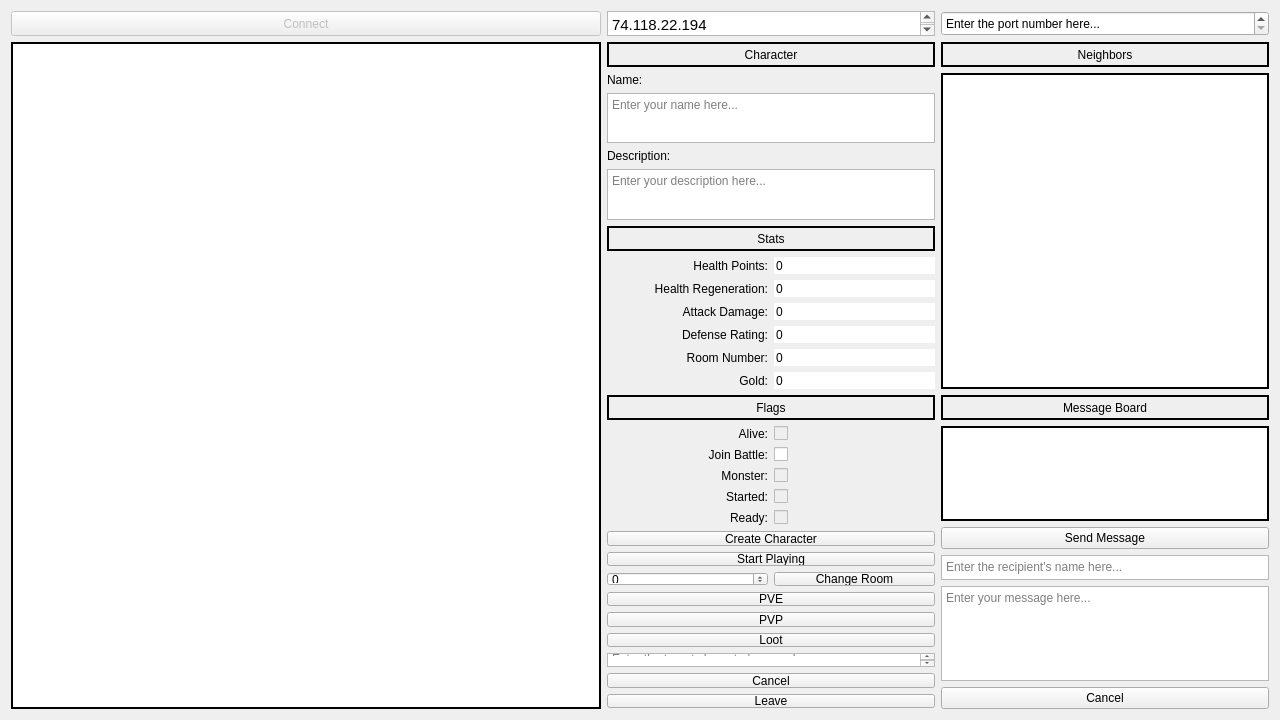
<?xml version="1.0" encoding="UTF-8"?>
<ui version="4.0">
 <class>Widget</class>
 <widget class="QWidget" name="Widget">
  <property name="geometry">
   <rect>
    <x>0</x>
    <y>0</y>
    <width>1280</width>
    <height>720</height>
   </rect>
  </property>
  <property name="minimumSize">
   <size>
    <width>1280</width>
    <height>720</height>
   </size>
  </property>
  <property name="maximumSize">
   <size>
    <width>3840</width>
    <height>2160</height>
   </size>
  </property>
  <property name="windowTitle">
   <string>wpclient</string>
  </property>
  <property name="windowIcon">
   <iconset>
    <normaloff>../../../../Pictures/nae_nae.png</normaloff>../../../../Pictures/nae_nae.png</iconset>
  </property>
  <layout class="QGridLayout" name="gridLayout">
   <item row="2" column="0" rowspan="4">
    <widget class="QPlainTextEdit" name="mainText">
     <property name="sizePolicy">
      <sizepolicy hsizetype="Preferred" vsizetype="Preferred">
       <horstretch>0</horstretch>
       <verstretch>0</verstretch>
      </sizepolicy>
     </property>
     <property name="focusPolicy">
      <enum>Qt::ClickFocus</enum>
     </property>
     <property name="frameShape">
      <enum>QFrame::WinPanel</enum>
     </property>
     <property name="frameShadow">
      <enum>QFrame::Plain</enum>
     </property>
     <property name="plainText">
      <string/>
     </property>
     <property name="textInteractionFlags">
      <set>Qt::LinksAccessibleByMouse|Qt::TextSelectableByMouse</set>
     </property>
     <property name="backgroundVisible">
      <bool>false</bool>
     </property>
    </widget>
   </item>
   <item row="4" column="3" rowspan="2">
    <layout class="QVBoxLayout" name="messageVerticalLayout">
     <property name="spacing">
      <number>6</number>
     </property>
     <item>
      <widget class="QLabel" name="messageBoardLabel">
       <property name="enabled">
        <bool>true</bool>
       </property>
       <property name="sizePolicy">
        <sizepolicy hsizetype="Preferred" vsizetype="Preferred">
         <horstretch>0</horstretch>
         <verstretch>0</verstretch>
        </sizepolicy>
       </property>
       <property name="minimumSize">
        <size>
         <width>328</width>
         <height>25</height>
        </size>
       </property>
       <property name="maximumSize">
        <size>
         <width>328</width>
         <height>25</height>
        </size>
       </property>
       <property name="frameShape">
        <enum>QFrame::WinPanel</enum>
       </property>
       <property name="text">
        <string>Message Board</string>
       </property>
       <property name="alignment">
        <set>Qt::AlignCenter</set>
       </property>
       <property name="indent">
        <number>-6</number>
       </property>
      </widget>
     </item>
     <item>
      <widget class="QPlainTextEdit" name="messageBoardText">
       <property name="sizePolicy">
        <sizepolicy hsizetype="Preferred" vsizetype="Preferred">
         <horstretch>0</horstretch>
         <verstretch>0</verstretch>
        </sizepolicy>
       </property>
       <property name="maximumSize">
        <size>
         <width>328</width>
         <height>16777215</height>
        </size>
       </property>
       <property name="focusPolicy">
        <enum>Qt::ClickFocus</enum>
       </property>
       <property name="frameShape">
        <enum>QFrame::WinPanel</enum>
       </property>
       <property name="frameShadow">
        <enum>QFrame::Plain</enum>
       </property>
       <property name="readOnly">
        <bool>true</bool>
       </property>
       <property name="plainText">
        <string/>
       </property>
       <property name="textInteractionFlags">
        <set>Qt::LinksAccessibleByMouse|Qt::TextSelectableByMouse</set>
       </property>
      </widget>
     </item>
     <item>
      <widget class="QPushButton" name="messagePromptButton">
       <property name="sizePolicy">
        <sizepolicy hsizetype="Preferred" vsizetype="Preferred">
         <horstretch>0</horstretch>
         <verstretch>0</verstretch>
        </sizepolicy>
       </property>
       <property name="maximumSize">
        <size>
         <width>328</width>
         <height>25</height>
        </size>
       </property>
       <property name="focusPolicy">
        <enum>Qt::TabFocus</enum>
       </property>
       <property name="text">
        <string>Send Message</string>
       </property>
      </widget>
     </item>
     <item>
      <widget class="QTextEdit" name="messageRecipientText">
       <property name="sizePolicy">
        <sizepolicy hsizetype="Preferred" vsizetype="Preferred">
         <horstretch>0</horstretch>
         <verstretch>0</verstretch>
        </sizepolicy>
       </property>
       <property name="maximumSize">
        <size>
         <width>328</width>
         <height>25</height>
        </size>
       </property>
       <property name="focusPolicy">
        <enum>Qt::StrongFocus</enum>
       </property>
       <property name="tabChangesFocus">
        <bool>true</bool>
       </property>
       <property name="placeholderText">
        <string>Enter the recipient's name here...</string>
       </property>
      </widget>
     </item>
     <item>
      <widget class="QTextEdit" name="messageText">
       <property name="sizePolicy">
        <sizepolicy hsizetype="Preferred" vsizetype="Preferred">
         <horstretch>0</horstretch>
         <verstretch>0</verstretch>
        </sizepolicy>
       </property>
       <property name="maximumSize">
        <size>
         <width>328</width>
         <height>16777215</height>
        </size>
       </property>
       <property name="focusPolicy">
        <enum>Qt::StrongFocus</enum>
       </property>
       <property name="tabChangesFocus">
        <bool>true</bool>
       </property>
       <property name="placeholderText">
        <string>Enter your message here...</string>
       </property>
      </widget>
     </item>
     <item>
      <widget class="QPushButton" name="cancelMessageButton">
       <property name="sizePolicy">
        <sizepolicy hsizetype="Preferred" vsizetype="Preferred">
         <horstretch>0</horstretch>
         <verstretch>0</verstretch>
        </sizepolicy>
       </property>
       <property name="focusPolicy">
        <enum>Qt::TabFocus</enum>
       </property>
       <property name="text">
        <string>Cancel</string>
       </property>
      </widget>
     </item>
    </layout>
   </item>
   <item row="3" column="1">
    <layout class="QGridLayout" name="statsGridLayout">
     <item row="6" column="0">
      <widget class="QLabel" name="goldLabel">
       <property name="enabled">
        <bool>true</bool>
       </property>
       <property name="sizePolicy">
        <sizepolicy hsizetype="Preferred" vsizetype="Preferred">
         <horstretch>0</horstretch>
         <verstretch>0</verstretch>
        </sizepolicy>
       </property>
       <property name="maximumSize">
        <size>
         <width>16777215</width>
         <height>65535</height>
        </size>
       </property>
       <property name="frameShape">
        <enum>QFrame::NoFrame</enum>
       </property>
       <property name="text">
        <string>Gold:</string>
       </property>
       <property name="alignment">
        <set>Qt::AlignRight|Qt::AlignTrailing|Qt::AlignVCenter</set>
       </property>
      </widget>
     </item>
     <item row="0" column="0" colspan="2">
      <widget class="QLabel" name="statsLabel">
       <property name="sizePolicy">
        <sizepolicy hsizetype="Preferred" vsizetype="Preferred">
         <horstretch>0</horstretch>
         <verstretch>0</verstretch>
        </sizepolicy>
       </property>
       <property name="minimumSize">
        <size>
         <width>328</width>
         <height>25</height>
        </size>
       </property>
       <property name="maximumSize">
        <size>
         <width>328</width>
         <height>25</height>
        </size>
       </property>
       <property name="frameShape">
        <enum>QFrame::WinPanel</enum>
       </property>
       <property name="text">
        <string>Stats</string>
       </property>
       <property name="alignment">
        <set>Qt::AlignCenter</set>
       </property>
      </widget>
     </item>
     <item row="3" column="1">
      <widget class="QSpinBox" name="attackSpinBox">
       <property name="sizePolicy">
        <sizepolicy hsizetype="Preferred" vsizetype="Preferred">
         <horstretch>0</horstretch>
         <verstretch>0</verstretch>
        </sizepolicy>
       </property>
       <property name="maximumSize">
        <size>
         <width>16777215</width>
         <height>65535</height>
        </size>
       </property>
       <property name="focusPolicy">
        <enum>Qt::StrongFocus</enum>
       </property>
       <property name="frame">
        <bool>false</bool>
       </property>
       <property name="alignment">
        <set>Qt::AlignLeading|Qt::AlignLeft|Qt::AlignVCenter</set>
       </property>
       <property name="buttonSymbols">
        <enum>QAbstractSpinBox::NoButtons</enum>
       </property>
       <property name="maximum">
        <number>100</number>
       </property>
      </widget>
     </item>
     <item row="6" column="1">
      <widget class="QSpinBox" name="goldSpinBox">
       <property name="enabled">
        <bool>true</bool>
       </property>
       <property name="sizePolicy">
        <sizepolicy hsizetype="Preferred" vsizetype="Preferred">
         <horstretch>0</horstretch>
         <verstretch>0</verstretch>
        </sizepolicy>
       </property>
       <property name="maximumSize">
        <size>
         <width>16777215</width>
         <height>65535</height>
        </size>
       </property>
       <property name="focusPolicy">
        <enum>Qt::StrongFocus</enum>
       </property>
       <property name="frame">
        <bool>false</bool>
       </property>
       <property name="alignment">
        <set>Qt::AlignLeading|Qt::AlignLeft|Qt::AlignVCenter</set>
       </property>
       <property name="readOnly">
        <bool>false</bool>
       </property>
       <property name="buttonSymbols">
        <enum>QAbstractSpinBox::NoButtons</enum>
       </property>
      </widget>
     </item>
     <item row="2" column="1">
      <widget class="QSpinBox" name="regenSpinBox">
       <property name="sizePolicy">
        <sizepolicy hsizetype="Preferred" vsizetype="Preferred">
         <horstretch>0</horstretch>
         <verstretch>0</verstretch>
        </sizepolicy>
       </property>
       <property name="maximumSize">
        <size>
         <width>16777215</width>
         <height>65535</height>
        </size>
       </property>
       <property name="focusPolicy">
        <enum>Qt::StrongFocus</enum>
       </property>
       <property name="frame">
        <bool>false</bool>
       </property>
       <property name="alignment">
        <set>Qt::AlignLeading|Qt::AlignLeft|Qt::AlignVCenter</set>
       </property>
       <property name="buttonSymbols">
        <enum>QAbstractSpinBox::NoButtons</enum>
       </property>
       <property name="maximum">
        <number>100</number>
       </property>
      </widget>
     </item>
     <item row="3" column="0">
      <widget class="QLabel" name="attackLabel">
       <property name="sizePolicy">
        <sizepolicy hsizetype="Preferred" vsizetype="Preferred">
         <horstretch>0</horstretch>
         <verstretch>0</verstretch>
        </sizepolicy>
       </property>
       <property name="maximumSize">
        <size>
         <width>16777215</width>
         <height>65535</height>
        </size>
       </property>
       <property name="frameShape">
        <enum>QFrame::NoFrame</enum>
       </property>
       <property name="text">
        <string>Attack Damage:</string>
       </property>
       <property name="alignment">
        <set>Qt::AlignRight|Qt::AlignTrailing|Qt::AlignVCenter</set>
       </property>
      </widget>
     </item>
     <item row="5" column="0">
      <widget class="QLabel" name="roomLabel">
       <property name="enabled">
        <bool>true</bool>
       </property>
       <property name="sizePolicy">
        <sizepolicy hsizetype="Preferred" vsizetype="Preferred">
         <horstretch>0</horstretch>
         <verstretch>0</verstretch>
        </sizepolicy>
       </property>
       <property name="maximumSize">
        <size>
         <width>16777215</width>
         <height>65535</height>
        </size>
       </property>
       <property name="frameShape">
        <enum>QFrame::NoFrame</enum>
       </property>
       <property name="text">
        <string>Room Number:</string>
       </property>
       <property name="alignment">
        <set>Qt::AlignRight|Qt::AlignTrailing|Qt::AlignVCenter</set>
       </property>
      </widget>
     </item>
     <item row="4" column="1">
      <widget class="QSpinBox" name="defenseSpinBox">
       <property name="sizePolicy">
        <sizepolicy hsizetype="Preferred" vsizetype="Preferred">
         <horstretch>0</horstretch>
         <verstretch>0</verstretch>
        </sizepolicy>
       </property>
       <property name="maximumSize">
        <size>
         <width>16777215</width>
         <height>65535</height>
        </size>
       </property>
       <property name="focusPolicy">
        <enum>Qt::StrongFocus</enum>
       </property>
       <property name="frame">
        <bool>false</bool>
       </property>
       <property name="alignment">
        <set>Qt::AlignLeading|Qt::AlignLeft|Qt::AlignVCenter</set>
       </property>
       <property name="buttonSymbols">
        <enum>QAbstractSpinBox::NoButtons</enum>
       </property>
       <property name="maximum">
        <number>100</number>
       </property>
      </widget>
     </item>
     <item row="5" column="1">
      <widget class="QSpinBox" name="roomSpinBox">
       <property name="enabled">
        <bool>true</bool>
       </property>
       <property name="sizePolicy">
        <sizepolicy hsizetype="Preferred" vsizetype="Preferred">
         <horstretch>0</horstretch>
         <verstretch>0</verstretch>
        </sizepolicy>
       </property>
       <property name="maximumSize">
        <size>
         <width>16777215</width>
         <height>65535</height>
        </size>
       </property>
       <property name="focusPolicy">
        <enum>Qt::StrongFocus</enum>
       </property>
       <property name="frame">
        <bool>false</bool>
       </property>
       <property name="alignment">
        <set>Qt::AlignLeading|Qt::AlignLeft|Qt::AlignVCenter</set>
       </property>
       <property name="readOnly">
        <bool>false</bool>
       </property>
       <property name="buttonSymbols">
        <enum>QAbstractSpinBox::NoButtons</enum>
       </property>
      </widget>
     </item>
     <item row="1" column="0">
      <widget class="QLabel" name="healthLabel">
       <property name="enabled">
        <bool>true</bool>
       </property>
       <property name="sizePolicy">
        <sizepolicy hsizetype="Preferred" vsizetype="Preferred">
         <horstretch>0</horstretch>
         <verstretch>0</verstretch>
        </sizepolicy>
       </property>
       <property name="maximumSize">
        <size>
         <width>16777215</width>
         <height>65535</height>
        </size>
       </property>
       <property name="frameShape">
        <enum>QFrame::NoFrame</enum>
       </property>
       <property name="text">
        <string>Health Points:</string>
       </property>
       <property name="alignment">
        <set>Qt::AlignRight|Qt::AlignTrailing|Qt::AlignVCenter</set>
       </property>
      </widget>
     </item>
     <item row="4" column="0">
      <widget class="QLabel" name="defenseLabel">
       <property name="sizePolicy">
        <sizepolicy hsizetype="Preferred" vsizetype="Preferred">
         <horstretch>0</horstretch>
         <verstretch>0</verstretch>
        </sizepolicy>
       </property>
       <property name="maximumSize">
        <size>
         <width>16777215</width>
         <height>65535</height>
        </size>
       </property>
       <property name="frameShape">
        <enum>QFrame::NoFrame</enum>
       </property>
       <property name="text">
        <string>Defense Rating:</string>
       </property>
       <property name="alignment">
        <set>Qt::AlignRight|Qt::AlignTrailing|Qt::AlignVCenter</set>
       </property>
      </widget>
     </item>
     <item row="2" column="0">
      <widget class="QLabel" name="regenLabel">
       <property name="sizePolicy">
        <sizepolicy hsizetype="Preferred" vsizetype="Preferred">
         <horstretch>0</horstretch>
         <verstretch>0</verstretch>
        </sizepolicy>
       </property>
       <property name="maximumSize">
        <size>
         <width>16777215</width>
         <height>65535</height>
        </size>
       </property>
       <property name="frameShape">
        <enum>QFrame::NoFrame</enum>
       </property>
       <property name="text">
        <string>Health Regeneration:</string>
       </property>
       <property name="alignment">
        <set>Qt::AlignRight|Qt::AlignTrailing|Qt::AlignVCenter</set>
       </property>
      </widget>
     </item>
     <item row="1" column="1">
      <widget class="QSpinBox" name="healthSpinBox">
       <property name="enabled">
        <bool>true</bool>
       </property>
       <property name="sizePolicy">
        <sizepolicy hsizetype="Preferred" vsizetype="Preferred">
         <horstretch>0</horstretch>
         <verstretch>0</verstretch>
        </sizepolicy>
       </property>
       <property name="maximumSize">
        <size>
         <width>16777215</width>
         <height>65535</height>
        </size>
       </property>
       <property name="focusPolicy">
        <enum>Qt::StrongFocus</enum>
       </property>
       <property name="contextMenuPolicy">
        <enum>Qt::DefaultContextMenu</enum>
       </property>
       <property name="frame">
        <bool>false</bool>
       </property>
       <property name="alignment">
        <set>Qt::AlignLeading|Qt::AlignLeft|Qt::AlignVCenter</set>
       </property>
       <property name="readOnly">
        <bool>false</bool>
       </property>
       <property name="buttonSymbols">
        <enum>QAbstractSpinBox::NoButtons</enum>
       </property>
       <property name="maximum">
        <number>100</number>
       </property>
      </widget>
     </item>
    </layout>
   </item>
   <item row="1" column="0">
    <widget class="QPushButton" name="connectButton">
     <property name="enabled">
      <bool>false</bool>
     </property>
     <property name="sizePolicy">
      <sizepolicy hsizetype="Preferred" vsizetype="Preferred">
       <horstretch>0</horstretch>
       <verstretch>0</verstretch>
      </sizepolicy>
     </property>
     <property name="maximumSize">
      <size>
       <width>16777215</width>
       <height>25</height>
      </size>
     </property>
     <property name="focusPolicy">
      <enum>Qt::TabFocus</enum>
     </property>
     <property name="text">
      <string>Connect</string>
     </property>
    </widget>
   </item>
   <item row="2" column="3" rowspan="2">
    <layout class="QGridLayout" name="neighborGridLayout">
     <item row="0" column="0">
      <widget class="QLabel" name="neighborBoardLabel">
       <property name="sizePolicy">
        <sizepolicy hsizetype="Preferred" vsizetype="Preferred">
         <horstretch>0</horstretch>
         <verstretch>0</verstretch>
        </sizepolicy>
       </property>
       <property name="maximumSize">
        <size>
         <width>328</width>
         <height>25</height>
        </size>
       </property>
       <property name="frameShape">
        <enum>QFrame::WinPanel</enum>
       </property>
       <property name="text">
        <string>Neighbors</string>
       </property>
       <property name="alignment">
        <set>Qt::AlignCenter</set>
       </property>
      </widget>
     </item>
     <item row="1" column="0">
      <widget class="QPlainTextEdit" name="neighborBoardText">
       <property name="sizePolicy">
        <sizepolicy hsizetype="Preferred" vsizetype="Preferred">
         <horstretch>0</horstretch>
         <verstretch>0</verstretch>
        </sizepolicy>
       </property>
       <property name="maximumSize">
        <size>
         <width>328</width>
         <height>16777215</height>
        </size>
       </property>
       <property name="focusPolicy">
        <enum>Qt::ClickFocus</enum>
       </property>
       <property name="toolTip">
        <string/>
       </property>
       <property name="toolTipDuration">
        <number>-1</number>
       </property>
       <property name="frameShape">
        <enum>QFrame::WinPanel</enum>
       </property>
       <property name="frameShadow">
        <enum>QFrame::Plain</enum>
       </property>
       <property name="readOnly">
        <bool>true</bool>
       </property>
       <property name="plainText">
        <string/>
       </property>
       <property name="textInteractionFlags">
        <set>Qt::LinksAccessibleByMouse|Qt::TextSelectableByMouse</set>
       </property>
      </widget>
     </item>
    </layout>
   </item>
   <item row="4" column="1">
    <layout class="QGridLayout" name="flagsGridLayout">
     <item row="1" column="1">
      <widget class="QCheckBox" name="aliveCheckBox">
       <property name="enabled">
        <bool>false</bool>
       </property>
       <property name="sizePolicy">
        <sizepolicy hsizetype="Preferred" vsizetype="Preferred">
         <horstretch>0</horstretch>
         <verstretch>0</verstretch>
        </sizepolicy>
       </property>
       <property name="maximumSize">
        <size>
         <width>161</width>
         <height>65535</height>
        </size>
       </property>
       <property name="focusPolicy">
        <enum>Qt::ClickFocus</enum>
       </property>
       <property name="text">
        <string/>
       </property>
       <property name="checked">
        <bool>false</bool>
       </property>
      </widget>
     </item>
     <item row="2" column="0">
      <widget class="QLabel" name="joinBattleLabel">
       <property name="sizePolicy">
        <sizepolicy hsizetype="Preferred" vsizetype="Preferred">
         <horstretch>0</horstretch>
         <verstretch>0</verstretch>
        </sizepolicy>
       </property>
       <property name="maximumSize">
        <size>
         <width>161</width>
         <height>65535</height>
        </size>
       </property>
       <property name="frameShape">
        <enum>QFrame::NoFrame</enum>
       </property>
       <property name="text">
        <string>Join Battle:</string>
       </property>
       <property name="alignment">
        <set>Qt::AlignRight|Qt::AlignTrailing|Qt::AlignVCenter</set>
       </property>
      </widget>
     </item>
     <item row="3" column="1">
      <widget class="QCheckBox" name="monsterCheckBox">
       <property name="enabled">
        <bool>false</bool>
       </property>
       <property name="sizePolicy">
        <sizepolicy hsizetype="Preferred" vsizetype="Preferred">
         <horstretch>0</horstretch>
         <verstretch>0</verstretch>
        </sizepolicy>
       </property>
       <property name="maximumSize">
        <size>
         <width>161</width>
         <height>65535</height>
        </size>
       </property>
       <property name="focusPolicy">
        <enum>Qt::ClickFocus</enum>
       </property>
       <property name="text">
        <string/>
       </property>
      </widget>
     </item>
     <item row="4" column="0">
      <widget class="QLabel" name="startedLabel">
       <property name="enabled">
        <bool>true</bool>
       </property>
       <property name="sizePolicy">
        <sizepolicy hsizetype="Preferred" vsizetype="Preferred">
         <horstretch>0</horstretch>
         <verstretch>0</verstretch>
        </sizepolicy>
       </property>
       <property name="maximumSize">
        <size>
         <width>161</width>
         <height>65535</height>
        </size>
       </property>
       <property name="frameShape">
        <enum>QFrame::NoFrame</enum>
       </property>
       <property name="text">
        <string>Started:</string>
       </property>
       <property name="alignment">
        <set>Qt::AlignRight|Qt::AlignTrailing|Qt::AlignVCenter</set>
       </property>
      </widget>
     </item>
     <item row="5" column="1">
      <widget class="QCheckBox" name="readyCheckBox">
       <property name="enabled">
        <bool>false</bool>
       </property>
       <property name="sizePolicy">
        <sizepolicy hsizetype="Preferred" vsizetype="Preferred">
         <horstretch>0</horstretch>
         <verstretch>0</verstretch>
        </sizepolicy>
       </property>
       <property name="maximumSize">
        <size>
         <width>161</width>
         <height>65535</height>
        </size>
       </property>
       <property name="focusPolicy">
        <enum>Qt::NoFocus</enum>
       </property>
       <property name="text">
        <string/>
       </property>
       <property name="checkable">
        <bool>true</bool>
       </property>
       <property name="checked">
        <bool>false</bool>
       </property>
      </widget>
     </item>
     <item row="5" column="0">
      <widget class="QLabel" name="readyLabel">
       <property name="enabled">
        <bool>true</bool>
       </property>
       <property name="sizePolicy">
        <sizepolicy hsizetype="Preferred" vsizetype="Preferred">
         <horstretch>0</horstretch>
         <verstretch>0</verstretch>
        </sizepolicy>
       </property>
       <property name="maximumSize">
        <size>
         <width>161</width>
         <height>65535</height>
        </size>
       </property>
       <property name="frameShape">
        <enum>QFrame::NoFrame</enum>
       </property>
       <property name="text">
        <string>Ready:</string>
       </property>
       <property name="alignment">
        <set>Qt::AlignRight|Qt::AlignTrailing|Qt::AlignVCenter</set>
       </property>
      </widget>
     </item>
     <item row="0" column="0" colspan="2">
      <widget class="QLabel" name="flagsLabel">
       <property name="sizePolicy">
        <sizepolicy hsizetype="Preferred" vsizetype="Preferred">
         <horstretch>0</horstretch>
         <verstretch>0</verstretch>
        </sizepolicy>
       </property>
       <property name="minimumSize">
        <size>
         <width>328</width>
         <height>25</height>
        </size>
       </property>
       <property name="maximumSize">
        <size>
         <width>328</width>
         <height>25</height>
        </size>
       </property>
       <property name="frameShape">
        <enum>QFrame::WinPanel</enum>
       </property>
       <property name="text">
        <string>Flags</string>
       </property>
       <property name="alignment">
        <set>Qt::AlignCenter</set>
       </property>
      </widget>
     </item>
     <item row="4" column="1">
      <widget class="QCheckBox" name="startedCheckBox">
       <property name="enabled">
        <bool>false</bool>
       </property>
       <property name="sizePolicy">
        <sizepolicy hsizetype="Preferred" vsizetype="Preferred">
         <horstretch>0</horstretch>
         <verstretch>0</verstretch>
        </sizepolicy>
       </property>
       <property name="maximumSize">
        <size>
         <width>161</width>
         <height>65535</height>
        </size>
       </property>
       <property name="focusPolicy">
        <enum>Qt::NoFocus</enum>
       </property>
       <property name="text">
        <string/>
       </property>
       <property name="checkable">
        <bool>true</bool>
       </property>
      </widget>
     </item>
     <item row="3" column="0">
      <widget class="QLabel" name="monsterLabel">
       <property name="enabled">
        <bool>true</bool>
       </property>
       <property name="sizePolicy">
        <sizepolicy hsizetype="Preferred" vsizetype="Preferred">
         <horstretch>0</horstretch>
         <verstretch>0</verstretch>
        </sizepolicy>
       </property>
       <property name="maximumSize">
        <size>
         <width>161</width>
         <height>65535</height>
        </size>
       </property>
       <property name="frameShape">
        <enum>QFrame::NoFrame</enum>
       </property>
       <property name="text">
        <string>Monster:</string>
       </property>
       <property name="alignment">
        <set>Qt::AlignRight|Qt::AlignTrailing|Qt::AlignVCenter</set>
       </property>
      </widget>
     </item>
     <item row="1" column="0">
      <widget class="QLabel" name="aliveLabel">
       <property name="enabled">
        <bool>true</bool>
       </property>
       <property name="sizePolicy">
        <sizepolicy hsizetype="Preferred" vsizetype="Preferred">
         <horstretch>0</horstretch>
         <verstretch>0</verstretch>
        </sizepolicy>
       </property>
       <property name="maximumSize">
        <size>
         <width>161</width>
         <height>65535</height>
        </size>
       </property>
       <property name="frameShape">
        <enum>QFrame::NoFrame</enum>
       </property>
       <property name="text">
        <string>Alive:</string>
       </property>
       <property name="alignment">
        <set>Qt::AlignRight|Qt::AlignTrailing|Qt::AlignVCenter</set>
       </property>
      </widget>
     </item>
     <item row="2" column="1">
      <widget class="QCheckBox" name="joinBattleCheckBox">
       <property name="sizePolicy">
        <sizepolicy hsizetype="Preferred" vsizetype="Preferred">
         <horstretch>0</horstretch>
         <verstretch>0</verstretch>
        </sizepolicy>
       </property>
       <property name="maximumSize">
        <size>
         <width>161</width>
         <height>65535</height>
        </size>
       </property>
       <property name="focusPolicy">
        <enum>Qt::ClickFocus</enum>
       </property>
       <property name="text">
        <string/>
       </property>
      </widget>
     </item>
    </layout>
   </item>
   <item row="5" column="1">
    <layout class="QGridLayout" name="commandGridLayout">
     <item row="10" column="0" colspan="2">
      <widget class="QPushButton" name="leaveButton">
       <property name="sizePolicy">
        <sizepolicy hsizetype="Preferred" vsizetype="Preferred">
         <horstretch>0</horstretch>
         <verstretch>0</verstretch>
        </sizepolicy>
       </property>
       <property name="maximumSize">
        <size>
         <width>328</width>
         <height>25</height>
        </size>
       </property>
       <property name="focusPolicy">
        <enum>Qt::TabFocus</enum>
       </property>
       <property name="text">
        <string>Leave</string>
       </property>
      </widget>
     </item>
     <item row="7" column="0" colspan="2">
      <widget class="QPushButton" name="lootButton">
       <property name="sizePolicy">
        <sizepolicy hsizetype="Preferred" vsizetype="Preferred">
         <horstretch>0</horstretch>
         <verstretch>0</verstretch>
        </sizepolicy>
       </property>
       <property name="maximumSize">
        <size>
         <width>328</width>
         <height>25</height>
        </size>
       </property>
       <property name="focusPolicy">
        <enum>Qt::TabFocus</enum>
       </property>
       <property name="text">
        <string>Loot</string>
       </property>
      </widget>
     </item>
     <item row="6" column="0" colspan="2">
      <widget class="QPushButton" name="pvpButton">
       <property name="sizePolicy">
        <sizepolicy hsizetype="Preferred" vsizetype="Preferred">
         <horstretch>0</horstretch>
         <verstretch>0</verstretch>
        </sizepolicy>
       </property>
       <property name="maximumSize">
        <size>
         <width>328</width>
         <height>25</height>
        </size>
       </property>
       <property name="focusPolicy">
        <enum>Qt::TabFocus</enum>
       </property>
       <property name="text">
        <string>PVP</string>
       </property>
      </widget>
     </item>
     <item row="9" column="0" colspan="2">
      <widget class="QPushButton" name="cancelTargetButton">
       <property name="sizePolicy">
        <sizepolicy hsizetype="Preferred" vsizetype="Preferred">
         <horstretch>0</horstretch>
         <verstretch>0</verstretch>
        </sizepolicy>
       </property>
       <property name="maximumSize">
        <size>
         <width>328</width>
         <height>25</height>
        </size>
       </property>
       <property name="focusPolicy">
        <enum>Qt::TabFocus</enum>
       </property>
       <property name="text">
        <string>Cancel</string>
       </property>
      </widget>
     </item>
     <item row="0" column="0" colspan="2">
      <widget class="QPushButton" name="characterButton">
       <property name="enabled">
        <bool>true</bool>
       </property>
       <property name="sizePolicy">
        <sizepolicy hsizetype="Preferred" vsizetype="Preferred">
         <horstretch>0</horstretch>
         <verstretch>0</verstretch>
        </sizepolicy>
       </property>
       <property name="maximumSize">
        <size>
         <width>328</width>
         <height>25</height>
        </size>
       </property>
       <property name="focusPolicy">
        <enum>Qt::TabFocus</enum>
       </property>
       <property name="layoutDirection">
        <enum>Qt::LeftToRight</enum>
       </property>
       <property name="text">
        <string>Create Character</string>
       </property>
      </widget>
     </item>
     <item row="1" column="0" colspan="2">
      <widget class="QPushButton" name="startButton">
       <property name="sizePolicy">
        <sizepolicy hsizetype="Preferred" vsizetype="Preferred">
         <horstretch>0</horstretch>
         <verstretch>0</verstretch>
        </sizepolicy>
       </property>
       <property name="maximumSize">
        <size>
         <width>328</width>
         <height>25</height>
        </size>
       </property>
       <property name="focusPolicy">
        <enum>Qt::TabFocus</enum>
       </property>
       <property name="text">
        <string>Start Playing</string>
       </property>
      </widget>
     </item>
     <item row="5" column="0" colspan="2">
      <widget class="QPushButton" name="fightButton">
       <property name="sizePolicy">
        <sizepolicy hsizetype="Preferred" vsizetype="Preferred">
         <horstretch>0</horstretch>
         <verstretch>0</verstretch>
        </sizepolicy>
       </property>
       <property name="maximumSize">
        <size>
         <width>328</width>
         <height>25</height>
        </size>
       </property>
       <property name="focusPolicy">
        <enum>Qt::TabFocus</enum>
       </property>
       <property name="text">
        <string>PVE</string>
       </property>
      </widget>
     </item>
     <item row="8" column="0" colspan="2">
      <widget class="QTextEdit" name="targetText">
       <property name="sizePolicy">
        <sizepolicy hsizetype="Preferred" vsizetype="Preferred">
         <horstretch>0</horstretch>
         <verstretch>0</verstretch>
        </sizepolicy>
       </property>
       <property name="maximumSize">
        <size>
         <width>328</width>
         <height>25</height>
        </size>
       </property>
       <property name="focusPolicy">
        <enum>Qt::WheelFocus</enum>
       </property>
       <property name="tabChangesFocus">
        <bool>true</bool>
       </property>
       <property name="placeholderText">
        <string>Enter the target character's name here...</string>
       </property>
      </widget>
     </item>
     <item row="3" column="0">
      <widget class="QSpinBox" name="changeroomSpinBox">
       <property name="sizePolicy">
        <sizepolicy hsizetype="Preferred" vsizetype="Preferred">
         <horstretch>0</horstretch>
         <verstretch>0</verstretch>
        </sizepolicy>
       </property>
       <property name="maximumSize">
        <size>
         <width>164</width>
         <height>25</height>
        </size>
       </property>
       <property name="focusPolicy">
        <enum>Qt::StrongFocus</enum>
       </property>
       <property name="toolTip">
        <string>Enter the room number here...</string>
       </property>
       <property name="wrapping">
        <bool>true</bool>
       </property>
       <property name="buttonSymbols">
        <enum>QAbstractSpinBox::UpDownArrows</enum>
       </property>
       <property name="specialValueText">
        <string/>
       </property>
      </widget>
     </item>
     <item row="3" column="1">
      <widget class="QPushButton" name="changeroomButton">
       <property name="sizePolicy">
        <sizepolicy hsizetype="Preferred" vsizetype="Preferred">
         <horstretch>0</horstretch>
         <verstretch>0</verstretch>
        </sizepolicy>
       </property>
       <property name="maximumSize">
        <size>
         <width>164</width>
         <height>25</height>
        </size>
       </property>
       <property name="focusPolicy">
        <enum>Qt::TabFocus</enum>
       </property>
       <property name="text">
        <string>Change Room</string>
       </property>
      </widget>
     </item>
    </layout>
   </item>
   <item row="2" column="1">
    <layout class="QGridLayout" name="playerGridLayout">
     <item row="3" column="0">
      <widget class="QLabel" name="descriptionLabel">
       <property name="sizePolicy">
        <sizepolicy hsizetype="Preferred" vsizetype="Preferred">
         <horstretch>0</horstretch>
         <verstretch>0</verstretch>
        </sizepolicy>
       </property>
       <property name="maximumSize">
        <size>
         <width>328</width>
         <height>25</height>
        </size>
       </property>
       <property name="frameShape">
        <enum>QFrame::NoFrame</enum>
       </property>
       <property name="text">
        <string>Description:</string>
       </property>
      </widget>
     </item>
     <item row="0" column="0">
      <widget class="QLabel" name="characterLabel">
       <property name="sizePolicy">
        <sizepolicy hsizetype="Preferred" vsizetype="Preferred">
         <horstretch>0</horstretch>
         <verstretch>0</verstretch>
        </sizepolicy>
       </property>
       <property name="minimumSize">
        <size>
         <width>328</width>
         <height>25</height>
        </size>
       </property>
       <property name="maximumSize">
        <size>
         <width>328</width>
         <height>25</height>
        </size>
       </property>
       <property name="frameShape">
        <enum>QFrame::WinPanel</enum>
       </property>
       <property name="text">
        <string>Character</string>
       </property>
       <property name="alignment">
        <set>Qt::AlignCenter</set>
       </property>
      </widget>
     </item>
     <item row="2" column="0">
      <widget class="QTextEdit" name="nameText">
       <property name="sizePolicy">
        <sizepolicy hsizetype="Preferred" vsizetype="Preferred">
         <horstretch>0</horstretch>
         <verstretch>0</verstretch>
        </sizepolicy>
       </property>
       <property name="maximumSize">
        <size>
         <width>328</width>
         <height>50</height>
        </size>
       </property>
       <property name="focusPolicy">
        <enum>Qt::StrongFocus</enum>
       </property>
       <property name="tabChangesFocus">
        <bool>true</bool>
       </property>
       <property name="placeholderText">
        <string>Enter your name here...</string>
       </property>
      </widget>
     </item>
     <item row="4" column="0">
      <widget class="QTextEdit" name="descriptionText">
       <property name="sizePolicy">
        <sizepolicy hsizetype="Preferred" vsizetype="Minimum">
         <horstretch>0</horstretch>
         <verstretch>0</verstretch>
        </sizepolicy>
       </property>
       <property name="maximumSize">
        <size>
         <width>328</width>
         <height>16777215</height>
        </size>
       </property>
       <property name="focusPolicy">
        <enum>Qt::StrongFocus</enum>
       </property>
       <property name="tabChangesFocus">
        <bool>true</bool>
       </property>
       <property name="placeholderText">
        <string>Enter your description here...</string>
       </property>
      </widget>
     </item>
     <item row="1" column="0">
      <widget class="QLabel" name="nameLabel">
       <property name="sizePolicy">
        <sizepolicy hsizetype="Preferred" vsizetype="Preferred">
         <horstretch>0</horstretch>
         <verstretch>0</verstretch>
        </sizepolicy>
       </property>
       <property name="maximumSize">
        <size>
         <width>328</width>
         <height>25</height>
        </size>
       </property>
       <property name="frameShape">
        <enum>QFrame::NoFrame</enum>
       </property>
       <property name="text">
        <string>Name:</string>
       </property>
      </widget>
     </item>
    </layout>
   </item>
   <item row="1" column="3">
    <widget class="QSpinBox" name="portSpinBox">
     <property name="sizePolicy">
      <sizepolicy hsizetype="Preferred" vsizetype="Preferred">
       <horstretch>0</horstretch>
       <verstretch>0</verstretch>
      </sizepolicy>
     </property>
     <property name="maximumSize">
      <size>
       <width>328</width>
       <height>25</height>
      </size>
     </property>
     <property name="focusPolicy">
      <enum>Qt::StrongFocus</enum>
     </property>
     <property name="toolTip">
      <string/>
     </property>
     <property name="statusTip">
      <string/>
     </property>
     <property name="specialValueText">
      <string>Enter the port number here...</string>
     </property>
     <property name="maximum">
      <number>65535</number>
     </property>
    </widget>
   </item>
   <item row="1" column="1">
    <widget class="QTextEdit" name="addressText">
     <property name="sizePolicy">
      <sizepolicy hsizetype="Preferred" vsizetype="Preferred">
       <horstretch>0</horstretch>
       <verstretch>0</verstretch>
      </sizepolicy>
     </property>
     <property name="maximumSize">
      <size>
       <width>328</width>
       <height>25</height>
      </size>
     </property>
     <property name="focusPolicy">
      <enum>Qt::StrongFocus</enum>
     </property>
     <property name="tabChangesFocus">
      <bool>true</bool>
     </property>
     <property name="html">
      <string>&lt;!DOCTYPE HTML PUBLIC &quot;-//W3C//DTD HTML 4.0//EN&quot; &quot;http://www.w3.org/TR/REC-html40/strict.dtd&quot;&gt;
&lt;html&gt;&lt;head&gt;&lt;meta name=&quot;qrichtext&quot; content=&quot;1&quot; /&gt;&lt;style type=&quot;text/css&quot;&gt;
p, li { white-space: pre-wrap; }
&lt;/style&gt;&lt;/head&gt;&lt;body style=&quot; font-family:'Ubuntu'; font-size:11pt; font-weight:400; font-style:normal;&quot;&gt;
&lt;p style=&quot; margin-top:0px; margin-bottom:0px; margin-left:0px; margin-right:0px; -qt-block-indent:0; text-indent:0px;&quot;&gt;74.118.22.194&lt;/p&gt;&lt;/body&gt;&lt;/html&gt;</string>
     </property>
     <property name="placeholderText">
      <string>Enter the server address here...</string>
     </property>
    </widget>
   </item>
  </layout>
 </widget>
 <tabstops>
  <tabstop>addressText</tabstop>
  <tabstop>portSpinBox</tabstop>
  <tabstop>nameText</tabstop>
  <tabstop>descriptionText</tabstop>
  <tabstop>healthSpinBox</tabstop>
  <tabstop>regenSpinBox</tabstop>
  <tabstop>attackSpinBox</tabstop>
  <tabstop>defenseSpinBox</tabstop>
  <tabstop>roomSpinBox</tabstop>
  <tabstop>goldSpinBox</tabstop>
  <tabstop>characterButton</tabstop>
  <tabstop>startButton</tabstop>
  <tabstop>attackSpinBox</tabstop>
  <tabstop>fightButton</tabstop>
  <tabstop>lootButton</tabstop>
  <tabstop>targetText</tabstop>
  <tabstop>cancelTargetButton</tabstop>
  <tabstop>leaveButton</tabstop>
  <tabstop>healthSpinBox</tabstop>
  <tabstop>goldSpinBox</tabstop>
  <tabstop>regenSpinBox</tabstop>
  <tabstop>defenseSpinBox</tabstop>
  <tabstop>roomSpinBox</tabstop>
  <tabstop>pvpButton</tabstop>
 </tabstops>
 <resources/>
 <connections/>
</ui>
